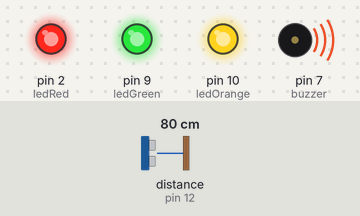
This sketch was run on a simulated Arduino Uno, built with avr-gcc and run on an emulated ATmega328P. On the bench: output pins drawn as LEDs (lit = HIGH), buzzer (waves = sounding). Wiring (inferred from the names in the program): ultrasonic range finder: trigger pin 13; echo pin 12. Inputs (shaded band) come from the test bench; at power-on: distance to the obstacle (sensor on pin 12) 80 cm. The echo pulse lasts 58.3 µs per cm; pins used as bus, display or sensor lines are not drawn; what the sketch prints to the serial monitor is not drawn.

Above: at 0.1 s.
Timing chart, 0 to 1.6 s (numbered marks = the images above):
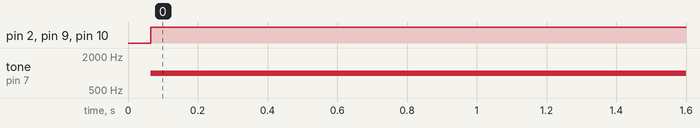

Measured:
- by itself, pin 2 (ledRed), pin 9 (ledGreen), pin 10 (ledOrange): LOW → HIGH at 0.07 s
- by itself, tone on pin 7 (buzzer): silent → 1000 Hz at 0.07 s

The sketch:

receiverpatentgithub.ino
```cpp
#define echo 12
#define trigger 13
int ledRed = 2;
int ledOrange = 10;
int ledGreen = 9;
const int buzzer = 7;
long RECEIVER()     //Η ΣΚΑΝΔΑΛΗ ΠΟΥ ΣΤΕΛΝΕΙ ΨΕΥΔΩΣ ΥΠΕΡΗΧΗΤΙΚΟ ΣΗΜΑ ΓΙΑ ΝΑ ΕΝΕΡΓΟΠΟΙΗΘΕΙ ΟΥΣΙΑΣΤΙΚΑ Ο ΔΕΚΤΗΣ-THE TRIGGER SEND A BLIND SIGNAL TO ACTUALLY TURN ON THE RECEIVER-ECHO
{
 digitalWrite(trigger,LOW);
  delayMicroseconds(2);
  digitalWrite(trigger,HIGH);
  delayMicroseconds(2);
  digitalWrite(trigger,LOW);
  delayMicroseconds(2);
  long microseconds=pulseIn(echo,HIGH,100000);
  return microseconds / 10;
}

void setup(){
  pinMode(echo,INPUT);
  pinMode(trigger,OUTPUT);
  pinMode(ledRed, OUTPUT);
  pinMode(ledOrange, OUTPUT);
  pinMode(ledGreen, OUTPUT);
  pinMode(buzzer,OUTPUT);
  Serial.begin(9600);
}
void loop(){
  delay(50);
  Serial.println(RECEIVER()); //TEST ....IF IS WORKING-..SEE THE SERIAL IF THE SENDER-TRANSMITTER WORKS(OF COURSE ACTIVATE THE TRANSMITTER)

//ΕΑΝ ΑΝΙΧΝΕΥΤΕΙ ΥΠΕΡΗΧΟΣ ΕΝΕΡΓΟΠΟΙΗΣΗ ΠΧ ΑΝΑΒΩ ΦΩΣ ΚΑΙ BUZZER-IF THIS PARTICULAR ULTRASOUND DETECT then TURN ON THE LEDS AND BUZZER OR WHATEVER YOU WANT
  if ( RECEIVER()>= 5 && RECEIVER()<= 29930) {
    digitalWrite(ledOrange, HIGH);
    digitalWrite(ledGreen, HIGH);
    digitalWrite(ledRed, HIGH);
    tone(buzzer,1000);
    delay(400);
  }
  else {digitalWrite(ledRed, LOW);
  digitalWrite(ledOrange, LOW);
  digitalWrite(ledGreen, LOW);
  noTone(buzzer);}
  //WITH NO SIGNAL THE RECEIVER WRITES ZERO
 if ( RECEIVER()<= 5 ) {
  digitalWrite(ledOrange, LOW);
  digitalWrite(ledGreen, LOW);
  digitalWrite(ledRed, LOW);
  noTone(buzzer);
  }


}
```
